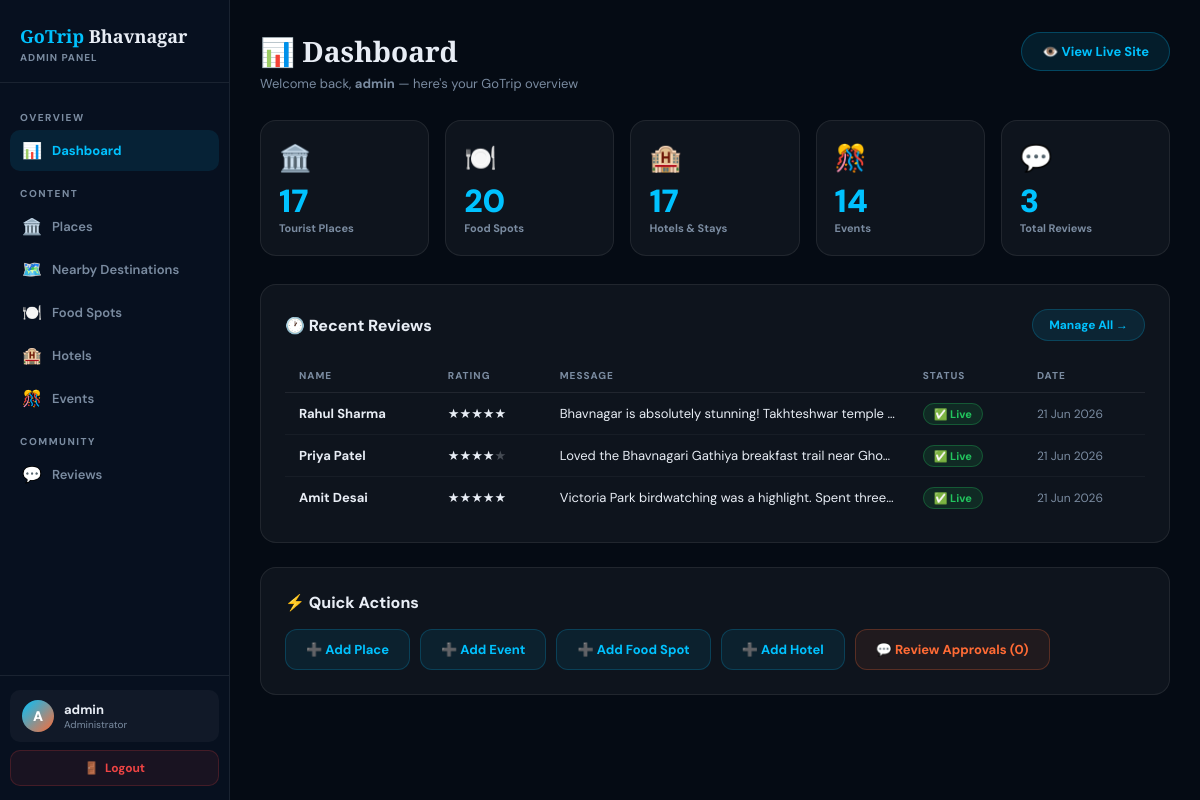
Page /admin/dashboard.php (signed in) on the committed database.
### tables this page shows
CREATE TABLE IF NOT EXISTS reviews (
  id         INT AUTO_INCREMENT PRIMARY KEY,
  name       VARCHAR(100) NOT NULL,
  rating     TINYINT NOT NULL,
  message    TEXT NOT NULL,
  image_path VARCHAR(300) NULL DEFAULT NULL,
  approved   TINYINT DEFAULT 0,
  created_at DATETIME DEFAULT CURRENT_TIMESTAMP
);

### admin/dashboard.php (the view, shortened to what this page needs)
<?php
require_once '../db.php';
$places_count  = $conn->query("SELECT COUNT(*) FROM places WHERE visible=1")->fetch_row()[0];
$foods_count   = $conn->query("SELECT COUNT(*) FROM foods  WHERE visible=1")->fetch_row()[0];
$hotels_count  = $conn->query("SELECT COUNT(*) FROM hotels WHERE visible=1")->fetch_row()[0];
$events_count  = $conn->query("SELECT COUNT(*) FROM events WHERE visible=1")->fetch_row()[0];
$reviews_total = $conn->query("SELECT COUNT(*) FROM reviews")->fetch_row()[0];
$reviews_pend  = $conn->query("SELECT COUNT(*) FROM reviews WHERE approved=0")->fetch_row()[0];
$recent_reviews= $conn->query("SELECT * FROM reviews ORDER BY created_at DESC LIMIT 5");
?>
<!DOCTYPE html>
<html lang="en">
<head>
</head>
<body>
<?php include 'sidebar.php'; ?>
<div class="main">
  <div class="top-bar">
    <div>
      <h1 class="page-title">📊 Dashboard</h1>
      <p class="page-sub">Welcome back, <strong><?= htmlspecialchars($_SESSION['admin_username']) ?></strong> — here's your GoTrip overview</p>
    </div>
    <a href="../index.php" class="btn-view-site" target="_blank">👁️ View Live Site</a>
  </div>
  <div class="stats-grid">
    <div class="stat-card" onclick="window.location='places.php'" style="cursor:pointer">
      <div class="stat-icon">🏛️</div>
      <div class="stat-val"><?= $places_count ?></div>
      <div class="stat-lbl">Tourist Places</div>
    </div>
    <div class="stat-card" onclick="window.location='foods.php'" style="cursor:pointer">
      <div class="stat-icon">🍽️</div>
      <div class="stat-val"><?= $foods_count ?></div>
      <div class="stat-lbl">Food Spots</div>
    </div>
    <div class="stat-card" onclick="window.location='hotels.php'" style="cursor:pointer">
      <div class="stat-icon">🏨</div>
      <div class="stat-val"><?= $hotels_count ?></div>
      <div class="stat-lbl">Hotels & Stays</div>
    </div>
    <div class="stat-card" onclick="window.location='events.php'" style="cursor:pointer">
      <div class="stat-icon">🎊</div>
      <div class="stat-val"><?= $events_count ?></div>
      <div class="stat-lbl">Events</div>
    </div>
    <div class="stat-card" onclick="window.location='reviews.php'" style="cursor:pointer;<?= $reviews_pend>0 ? 'border-color:rgba(255,107,53,0.5)' : '' ?>">
      <div class="stat-icon">💬</div>
      <div class="stat-val"><?= $reviews_total ?></div>
      <div class="stat-lbl">Total Reviews</div>
    </div>
  </div>
  <div class="section-card">
    <div class="section-card-header">
      <h2 class="section-card-title">🕐 Recent Reviews</h2>
      <a href="reviews.php" class="btn-sm">Manage All →</a>
    </div>
    <div class="table-wrap">
      <table class="data-table">
        <thead><tr><th>Name</th><th>Rating</th><th>Message</th><th>Status</th><th>Date</th></tr></thead>
        <tbody>
          <?php while($rv=$recent_reviews->fetch_assoc()): ?>
          <tr>
            <td><strong><?= htmlspecialchars($rv['name']) ?></strong></td>
            <td><?= str_repeat('★',$rv['rating']) ?><span style="opacity:.25"><?= str_repeat('★',5-$rv['rating']) ?></span></td>
            <td style="max-width:280px;overflow:hidden;text-overflow:ellipsis;white-space:nowrap"><?= htmlspecialchars(substr($rv['message'],0,80)) ?>…</td>
            <td><?= $rv['approved'] ? '<span class="badge-approved">✅ Live</span>' : '<span class="badge-pending">⏳ Pending</span>' ?></td>
            <td style="color:var(--muted);font-size:12px"><?= date('d M Y', strtotime($rv['created_at'])) ?></td>
          </tr>
          <?php endwhile; ?>
        </tbody>
      </table>
    </div>
  </div>
  <div class="section-card">
    <h2 class="section-card-title" style="margin-bottom:16px">⚡ Quick Actions</h2>
    <div class="quick-actions">
      <a href="places.php?action=add" class="qa-btn">➕ Add Place</a>
      <a href="events.php?action=add" class="qa-btn">➕ Add Event</a>
      <a href="foods.php?action=add"  class="qa-btn">➕ Add Food Spot</a>
      <a href="hotels.php?action=add" class="qa-btn">➕ Add Hotel</a>
      <a href="reviews.php?filter=pending" class="qa-btn qa-btn-orange">💬 Review Approvals (<?= $reviews_pend ?>)</a>
    </div>
  </div>
</div>
</body>
</html>

### rows in the picture
reviews: name "Rahul Sharma", rating "★★★★★", message "Bhavnagar is absolutely stunning! Takhteshwar temple…", approved "✅ Live", created_at "21 Jun 2026"
reviews: name "Priya Patel", rating "★★★★", rating "★", message "Loved the Bhavnagari Gathiya breakfast trail near Gho…", approved "✅ Live", created_at "21 Jun 2026"
reviews: name "Amit Desai", rating "★★★★★", message "Victoria Park birdwatching was a highlight. Spent three…", approved "✅ Live", created_at "21 Jun 2026"

### other values in the picture
$icon "📊 🏛️ 🗺️ 🍽️ 🏨 🎊 💬"
$label "Dashboard Places Nearby Destinations Food Spots Hotels Events Reviews"
substr($_SESSION['admin_username'],0,1) "A"
$_SESSION['admin_username'] "admin"
$places_count "17"
$foods_count "20"
$hotels_count "17"
$events_count "14"
$reviews_total "3"
$reviews_pend "0"
